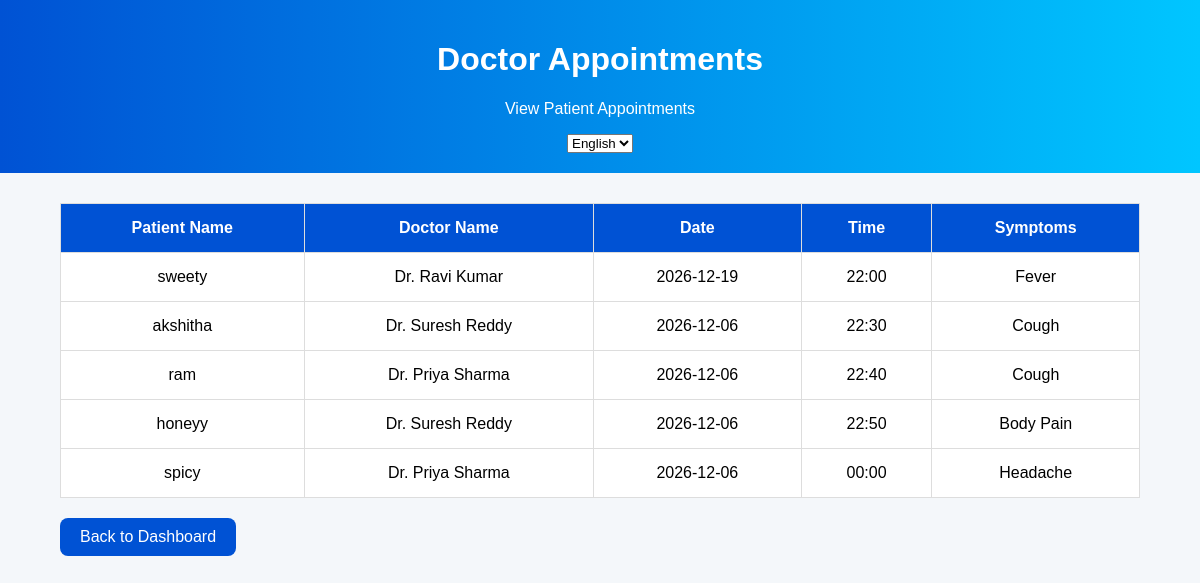
The app's page /appointments with its own data.
### app.py (models this page shows)
class Appointment(db.Model):
    id = db.Column(db.Integer, primary_key=True)
    patient_name = db.Column(db.String(100))
    doctor_name = db.Column(db.String(100))
    appointment_date = db.Column(db.String(50))
    appointment_time = db.Column(db.String(50))
    symptoms = db.Column(db.String(500))
    age = db.Column(db.String(10))
    blood_group = db.Column(db.String(10))

### app.py (the view)
@app.route('/appointments')
def appointments():
    appointments = Appointment.query.all()
    return render_template(
        'doctor_appointments.html',
        appointments=appointments
    )

### templates/doctor_appointments.html (shortened to what this page needs)
<!DOCTYPE html>
<html>
<head>
</head>
<body>
<div class="header">
<h1 id="title">
</h1>
<p id="subtitle">
</p>
<select id="languageSelect"
onchange="changeLanguage()">
<option value="en">English</option>
</select>
</div>
<div class="container">
<table>
<tr>
<th id="patient-head">
</th>
<th id="doctor-head">
</th>
<th id="date-head">
</th>
<th id="time-head">
</th>
<th id="symptoms-head">
</th>
</tr>
{% for appointment in appointments %}
<tr>
<td>{{ appointment.patient_name }}</td>
<td>{{ appointment.doctor_name }}</td>
<td>{{ appointment.appointment_date }}</td>
<td>{{ appointment.appointment_time }}</td>
<td>{{ appointment.symptoms }}</td>
</tr>
{% endfor %}
</table>
<a href="/doctor"
class="back-btn"
id="back-btn">
</a>
</div>
</body>
</html>

### templates/doctor_appointments.html (style rules this page uses)
body { margin:0; font-family:Arial; background:#f4f7fa; }
.header { background:linear-gradient(to right,#0052d4,#00c6ff); color:white; text-align:center; padding:20px; }
.container { width:90%; margin:auto; margin-top:30px; }
table { width:100%; border-collapse:collapse; background:white; }
th,td { border:1px solid #ddd; padding:15px; text-align:center; }
th { background:#0052d4; color:white; }
.back-btn { display:inline-block; margin-top:20px; background:#0052d4; color:white; padding:10px 20px; text-decoration:none; border-radius:8px; }

### records on screen
Appointment: patient_name "sweety", doctor_name "Dr. Ravi Kumar", appointment_date "2026-12-19", appointment_time "22:00", symptoms "Fever"
Appointment: patient_name "akshitha", doctor_name "Dr. Suresh Reddy", appointment_date "2026-12-06", appointment_time "22:30", symptoms "Cough"
Appointment: patient_name "ram", doctor_name "Dr. Priya Sharma", appointment_date "2026-12-06", appointment_time "22:40", symptoms "Cough"
Appointment: patient_name "honeyy", doctor_name "Dr. Suresh Reddy", appointment_date "2026-12-06", appointment_time "22:50", symptoms "Body Pain"
Appointment: patient_name "spicy", doctor_name "Dr. Priya Sharma", appointment_date "2026-12-06", appointment_time "00:00", symptoms "Headache"
